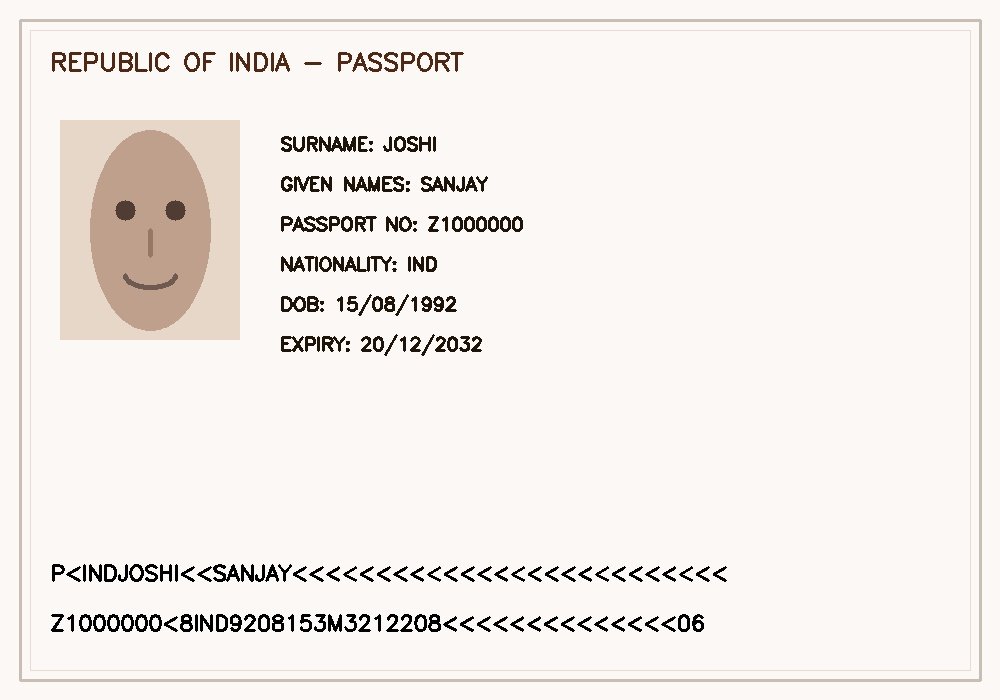
#> input picture backend/data/benchmark_dataset/genuine_000_passport.jpg, 1000 x 700 px
$ python -i edge_forensics.py   (imports and definitions only)   (older library calls are emulated)
#> lines starting #> are read from the running program, lines starting #| are printed output that depends on the picture
"""
BorderShield Edge Discontinuity & Boundary Forensics Module.

Detects localized boundary discontinuities, gradient disparities, and cut-and-paste
splicing seams in identity documents (passports, national ID cards, visas, driving licenses)
using high-performance computer vision techniques.

Key Capabilities:
1. Multi-scale Scharr gradient field extraction.
2. Local boundary consistency & inner/outer halo variance disparity analysis.
3. Strict false-positive suppression:
   - Outer document borders (2.5% dynamic margin exclusion)
   - Normal printed document text & small glyphs (morphological stroke filtering)
   - Machine Readable Zone (MRZ) regular character lattices
   - Consular stamp / circular seal natural ink contours
   - Periodic 8x8 JPEG compression grid lines
4. Image quality & blur degradation assessment.
5. Spatially coherent suspicious region clustering & bounding box extraction.
6. Centralized configuration & shadow mode compatibility.
"""

import os
import cv2
import numpy as np
from typing import Dict, List, Tuple, Optional, Any, Union

from core.config import get_settings


def assess_image_quality(gray: np.ndarray) -> Dict[str, Any]:
    """
    Assesses global sharpness, dynamic range, and noise floor to calibrate
    forensic edge confidence and prevent false positives from blurry or noisy scans.
    """
    h, w = gray.shape[:2]
    total_pixels = h * w
    if total_pixels == 0:
        return {
            "sharpness_var": 0.0,
            "dynamic_range": 0,
            "noise_floor": 0.0,
            "quality_status": "EMPTY_IMAGE",
            "confidence_multiplier": 0.0
        }

    # 1. Laplacian variance for sharpness / optical blur estimation
    lap = cv2.Laplacian(gray, cv2.CV_64F)
    lap_var = float(lap.var())

    # 2. Dynamic range (contrast)
    min_val, max_val, _, _ = cv2.minMaxLoc(gray)
    dyn_range = int(max_val - min_val)

    # 3. Noise floor estimation using median blur residual
    denoised = cv2.medianBlur(gray, 3)
    residual = cv2.absdiff(gray, denoised)
    noise_floor = float(np.var(residual))

    # 4. Calibration multiplier
    if lap_var < 15.0:
        status = "VERY_BLURRED"
        multiplier = 0.35
    elif lap_var < 45.0:
        status = "MODERATE_BLUR"
        multiplier = 0.65
    elif dyn_range < 40:
        status = "LOW_CONTRAST"
        multiplier = 0.50
    else:
        status = "ACCEPTABLE"
        multiplier = 1.0

    return {
        "sharpness_var": round(lap_var, 2),
        "dynamic_range": dyn_range,
        "noise_floor": round(noise_floor, 2),
        "quality_status": status,
        "confidence_multiplier": multiplier
    }


# [435 lines left out: functions compute_boundary_exclusion_mask, analyze_cross_boundary_discontinuity, detect_boundary_discontinuities, not called in this run]

>>> import cv2
>>> picture = cv2.imread('../data/benchmark_dataset/genuine_000_passport.jpg', cv2.IMREAD_GRAYSCALE)
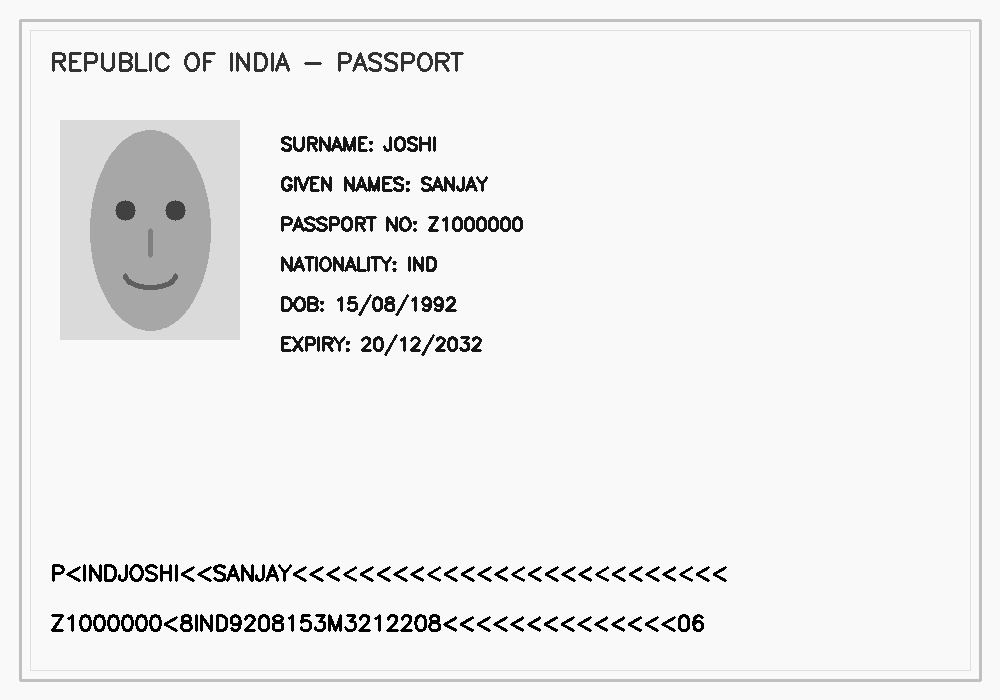
#> picture: shape (700, 1000); min 0, max 255, mean 238.2
>>> result = assess_image_quality(picture)
#> in assess_image_quality, `lap = cv2.Laplacian(gray, cv2.CV_64F)`:
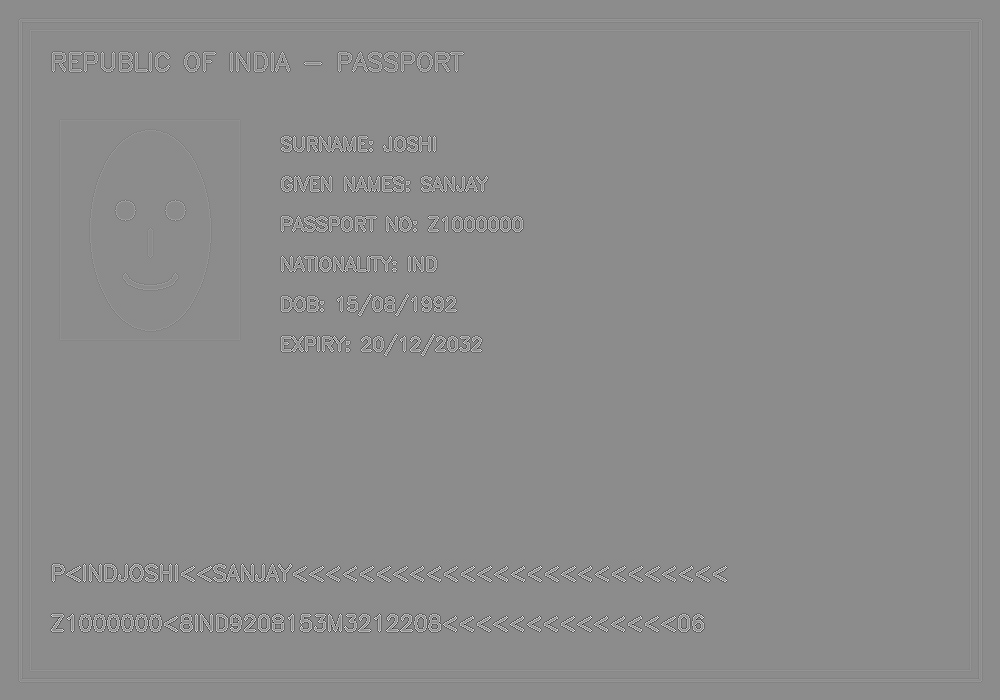
#> lap: shape (700, 1000) float64; min -921, max 754, mean 0; drawn with min black and max white
#> in assess_image_quality, `lap_var = float(lap.var())`: lap_var = 4360.7
#> in assess_image_quality, `min_val, max_val, _, _ = cv2.minMaxLoc(gray)`: min_val = 0; max_val = 255
#> in assess_image_quality, `residual = cv2.absdiff(gray, denoised)`:
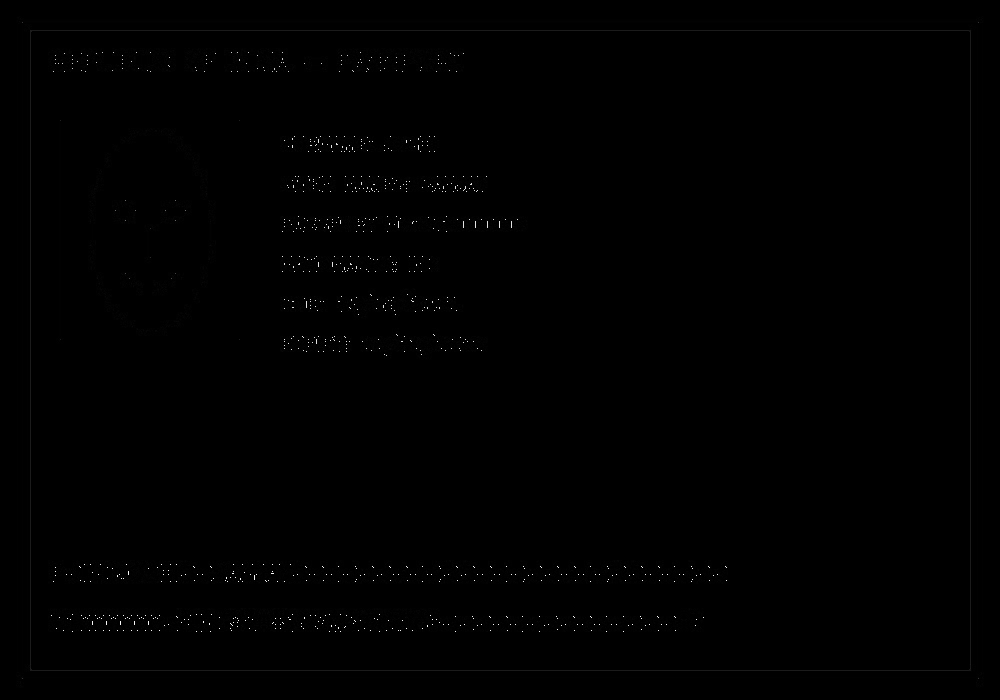
#> residual: shape (700, 1000); min 0, max 253, mean 0.7
#> in assess_image_quality, `noise_floor = float(np.var(residual))`: noise_floor = 91.96
#> result = {'sharpness_var': 4360.8, 'dynamic_range': 255, 'noise_floor': 91.96, 'quality_status': 'ACCEPTABLE', 'confidence_multiplier': 1}
